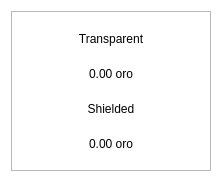
<?xml version="1.0" encoding="UTF-8"?>
<ui version="4.0">
 <class>BalanceBubble</class>
 <widget class="QWidget" name="BalanceBubble">
  <property name="geometry">
   <rect>
    <x>0</x>
    <y>0</y>
    <width>218</width>
    <height>178</height>
   </rect>
  </property>
  <property name="minimumSize">
   <size>
    <width>218</width>
    <height>178</height>
   </size>
  </property>
  <property name="maximumSize">
   <size>
    <width>250</width>
    <height>178</height>
   </size>
  </property>
  <property name="windowTitle">
   <string>Form</string>
  </property>
  <property name="styleSheet">
   <string notr="true">#BalanceBubble{
background-color:transparent
}</string>
  </property>
  <layout class="QVBoxLayout" name="verticalLayout_2">
   <property name="spacing">
    <number>0</number>
   </property>
   <item>
    <widget class="QFrame" name="frame">
     <property name="minimumSize">
      <size>
       <width>200</width>
       <height>160</height>
      </size>
     </property>
     <property name="maximumSize">
      <size>
       <width>250</width>
       <height>160</height>
      </size>
     </property>
     <property name="styleSheet">
      <string notr="true"/>
     </property>
     <property name="frameShape">
      <enum>QFrame::StyledPanel</enum>
     </property>
     <property name="frameShadow">
      <enum>QFrame::Raised</enum>
     </property>
     <property name="lineWidth">
      <number>10</number>
     </property>
     <layout class="QVBoxLayout" name="verticalLayout">
      <property name="spacing">
       <number>0</number>
      </property>
      <item>
       <layout class="QHBoxLayout" name="horizontalLayout">
        <item>
         <widget class="QLabel" name="lblFirst">
          <property name="styleSheet">
           <string notr="true"/>
          </property>
          <property name="text">
           <string>Transparent</string>
          </property>
          <property name="alignment">
           <set>Qt::AlignCenter</set>
          </property>
         </widget>
        </item>
       </layout>
      </item>
      <item>
       <widget class="QLabel" name="textTransparent">
        <property name="styleSheet">
         <string notr="true"/>
        </property>
        <property name="text">
         <string>0.00 oro</string>
        </property>
        <property name="alignment">
         <set>Qt::AlignCenter</set>
        </property>
       </widget>
      </item>
      <item>
       <widget class="QLabel" name="lblSecond">
        <property name="styleSheet">
         <string notr="true"/>
        </property>
        <property name="text">
         <string>Shielded</string>
        </property>
        <property name="alignment">
         <set>Qt::AlignCenter</set>
        </property>
       </widget>
      </item>
      <item>
       <widget class="QLabel" name="textShielded">
        <property name="styleSheet">
         <string notr="true"/>
        </property>
        <property name="text">
         <string>0.00 oro</string>
        </property>
        <property name="alignment">
         <set>Qt::AlignCenter</set>
        </property>
       </widget>
      </item>
     </layout>
    </widget>
   </item>
  </layout>
 </widget>
 <resources/>
 <connections/>
</ui>
